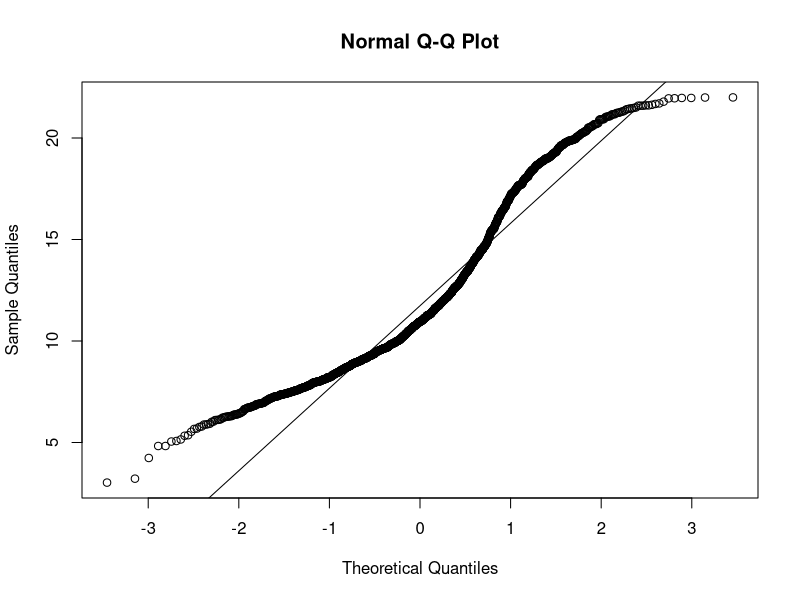
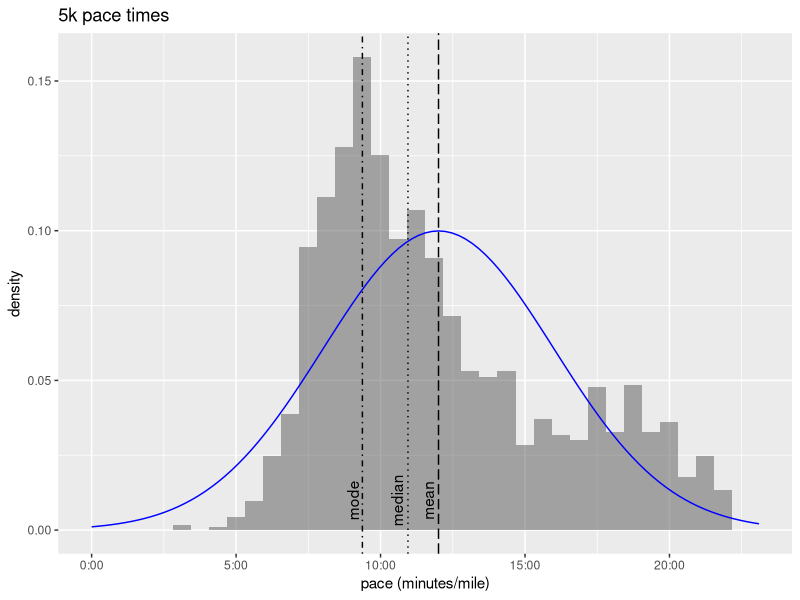

These charts were generated, in order, by the following R code:
library(readr)
library(lubridate)
library(magrittr)
library(stringr)
library(purrr)
library(ggplot2)
library(dplyr)

# Analysis of half-marathon and 5k race data 
# in support of the Medium article, "No customer is average."


# Find the statistical mode
Mode <- function(x, na.rm = FALSE) {
  # x is the vector, ux will be the bins/candidates that we consider
  # if na.rm = TRUE, remove NA from vector
  ux <- if (na.rm) x[!is.na(x)] else x
  
  # identify all unique/distinct numbers in the vector
  ux <- unique(ux)
  
  # put numbers in ascending order so, if there's a tie, smallest is chosen
  ux <- ux[order(ux)]
  
  # find the bin that contains the most numbers
  ux[which.max(tabulate(match(x, ux)))][1]
}

# see https://stackoverflow.com/questions/16255622/peak-of-the-kernel-density-estimation
# dominant mode of kde
d_mode <- function(x) {
  den <- density(x, kernel = 'gaussian')
  den$x[which.max(den$y)]
}

n_modes <- function(x) {
  den <- density(x, kernel = 'gaussian')
  den.s <- smooth.spline(den$x, den$y, all.knots = TRUE, spar = 0.8)
  s.0 <- predict(den.s, den.s$x, deriv = 0)
  s.1 <- predict(den.s, den.s$x, deriv = 1)
  s.derv <- data.frame(s0 = s.0$y, s1 = s.1$y)
  nmodes <- length(rle(den.sign <- sign(s.derv$s1))$values) / 2
  if ((nmodes > 10) == TRUE) {
    nmodes <- 10
  }
  if (is.na(nmodes) == TRUE) {
    nmodes <- 0
  }
  (nmodes)
}


#################################
## Read the half-marathon data ##
#################################

dat <- read_tsv('data/half_times.txt')

# convert pace into minutes:seconds
dat$pace <- dat$pace %>% 
  map(toString) %>% 
  map(str_sub, 1, 5) %>% 
  ms()

# but use minutes in decimal format
max_half_pace <- max(dat$decimal_pace)  


######################
## Read the 5k data ##
######################

# make sure every finish time has hours
pad_h <- function(x) {
  if(str_count(x, ':') == 1) {paste0('0:', x)} else x
}

pad_H <- Vectorize(pad_h)

dat <- read_tsv('data/5k_times.txt', 
                col_types = cols(
                  place = col_double(),
                  name = col_character(),
                  city = col_character(),
                  state_prov = col_character(),
                  country = col_character(),
                  finish_time = col_character()
                ))

dat$finish_time <- dat$finish_time %>% 
  pad_H() %>% 
  hms() %>% 
  as.duration(.) 

# calculate pace based upon finish time and 5k distance (3.11 miles)
dat$decimal_pace <- (as.numeric(dat$finish_time) / 60) / 3.10685596


###############################
## Extract data for analysis ##
###############################

# find my pace
my_pace <- dat %>% 
  filter(str_detect(str_to_upper(name), 'SIELINSKI')) %>% 
  select(decimal_pace) %>% 
  as.numeric()

# remove right-side outliers from people's 5k pace
# could legimately remove left-side outliers, too, but cut-off less clear
max_half_pace <- 22 #25 #21.57

dat_pop <- dat %>% 
  filter(decimal_pace <= max_half_pace) %>% 
  select(decimal_pace) %>% 
  unlist()


###############################
## Take a sample of the data ##
###############################

# establish sample size and target variable
sample_size <- 30

# take the sample
seed_val <- 549 
set.seed(seed_val)
dat_sample <- sample(dat_pop, sample_size) 


#######################################
## Compare the sample and population ##
#######################################

# test the fit of the sample
# for p-value < .05, we reject the null hypothesis:
# the distributions are not the same.
test_fit <- ks.test(dat_sample, dat_pop)
test_fit$p.value
test_fit$statistic

# examine the fit of a bell curve
qqnorm(dat_pop)
qqline(dat_pop)

ks.test(dat_pop,
        "pnorm",
        mean = mean(dat_pop),
        sd = sd(dat_pop))


# find best seed
#best_fit <- Inf
#best_seed <- 0
#
#for (i in 1:1000) {
#  set.seed(i)
#  dat_sample <- sample(dat_pop, sample_size) 
#  
#  test_fit <- ks.test(dat_sample, dat_pop)
#  if (test_fit$p.value > 0.05) {
#    if (test_fit$statistic < best_fit) {
#      best_fit <- test_fit$statistic
#      best_seed <- i
#    }
#  }
#}


#seek <- data.frame(seed = 1:10000,
#           p = 0, 
#           stat = 0
#           )
#
#for (i in 1:10000) {
#  set.seed(i)
#  dat_sample <- sample(dat_pop, sample_size) 
#  test_fit <- ks.test(dat_sample, dat_pop)
#  seek$p[i] = test_fit$p.value
#  seek$stat[i] = test_fit$statistic
#}
#
#seek <- seek %>% 
#  mutate(race = '5k')
##combo <- seek
#
#c(combo, seek) %>% 
#  as.data.frame() %>% 
#  filter(p > 0.05 & p.1 > 0.05) %>% 
#  mutate(combo_stat = stat + stat.1) %>% 
#  #select(min(combo_stat)) %>% 
#  View()


# compare summary stats
mean(dat_pop)
mean(dat_sample)

median(dat_pop)
median(dat_sample)

sd(dat_pop)
sd(dat_sample)

d_mode(dat_pop)
d_mode(dat_sample)


# calc the average in minutes and seconds
mean(dat_pop) 
as.integer(mean(dat_pop)) # minutes
(mean(dat_pop) - as.integer(mean(dat_pop))) * 60 # seconds

# Gaussian median = mode = mean
mean(dat_pop)
median(dat_pop)
d_mode(dat_pop)


# does the the population stat (i.e., the "true" values) fall within 
# the standard error of the sample stats?
dat_source <- dat_sample
se <- sd(dat_source) / sqrt(length(dat_source))
CI_upper <- mean(dat_source) + se 
CI_lower <- mean(dat_source) - se 

(mean(dat_pop) < CI_upper) & (mean(dat_pop) > CI_lower)


# note that the sample might not be large enough to
# simply identify the most frequently occurring number 
Mode(dat_pop)
Mode(dat_sample)


# if the race is only a sample from all possible races, 
# calculate the standard error and look at the CI range
dat_source <- dat_pop
se <- sd(dat_source) / sqrt(length(dat_source))
CI_upper <- mean(dat_source) + se 
CI_lower <- mean(dat_source) - se 


# orders of magnitude slower
mean(dat_pop)
mean(dat_pop) * 10 ^ 6


# visually compare the results
ggplot() +
  ## Population
  # kernel density
  #geom_density(data = data.frame(pace = dat_pop), aes(x = pace)) + 
  # historgram
  geom_histogram(data = data.frame(pace = dat_pop), 
                 aes(x = pace, y = ..density..),
                 alpha = 0.5,
                 bins = 2 * ceiling(max(dat_pop) - min(dat_pop))
                 ) +
  # summary stats
  geom_vline(xintercept = mean(dat_pop), linetype = 'longdash') + 
  geom_text(aes(x = mean(dat_pop) * 0.97, label = "mean", y = .01), colour = 'black', angle = 90) +
  geom_vline(xintercept = d_mode(dat_pop), linetype = 'dotdash') +
  geom_text(aes(x = d_mode(dat_pop) * 0.965, label = "mode", y = .01), colour = 'black', angle = 90) +
  geom_vline(xintercept = median(dat_pop), linetype = 'dotted') +
  geom_text(aes(x = median(dat_pop) * 0.965, label = "median", y = .01), colour = 'black', angle = 90) +
  
  ## Sample
  # kernel density
  #geom_density(data = data.frame(pace = dat_sample), aes(x = pace), color = 'red') +
  # summary stats
  #geom_vline(xintercept = mean(dat_sample), color = 'red', linetype = 'longdash') + 
  #geom_rect(aes(xmin = CI_lower, xmax = CI_upper, ymin = -Inf, ymax = Inf), fill = 'red', alpha = 0.05) +
  #geom_vline(xintercept = d_mode(dat_sample), color = 'red', linetype = 'dotdash') +
  
  # population's gaussian
  stat_function(fun = dnorm, args = list(mean = mean(dat_pop), sd = sd(dat_pop)), color = 'blue') + ylab("density") +
  #geom_vline(xintercept = mean(dat_pop), linetype = 'dotted', color = 'blue') +
  
  # sample's gaussian
  #stat_function(fun = dnorm, args = list(mean = mean(dat_sample), sd = sd(dat_pop)), color = 'blue') + ylab("density") +
  #geom_vline(xintercept = mean(dat_pop), linetype = 'dotted', color = 'blue') +
  
  # my pace
  #geom_vline(xintercept = my_pace, linetype = 'dotted', color = 'purple') +
  
  # add a title
  scale_x_continuous(limits = c(0, max(dat_pop) * 1.05), labels = function(x) paste0(x, ':00')) +
  #labs(title = 'pdf') 
  #labs(title = paste0('Seed: ', seed_val, ', K-S stat: ', round(test_fit$statistic, 2), ', p-val: ', round(test_fit$p.value, 2)))
  #labs(title = 'Half-marathon pace times', x = 'pace (minutes/mile)')
  labs(title = '5k pace times', x = 'pace (minutes/mile)')

